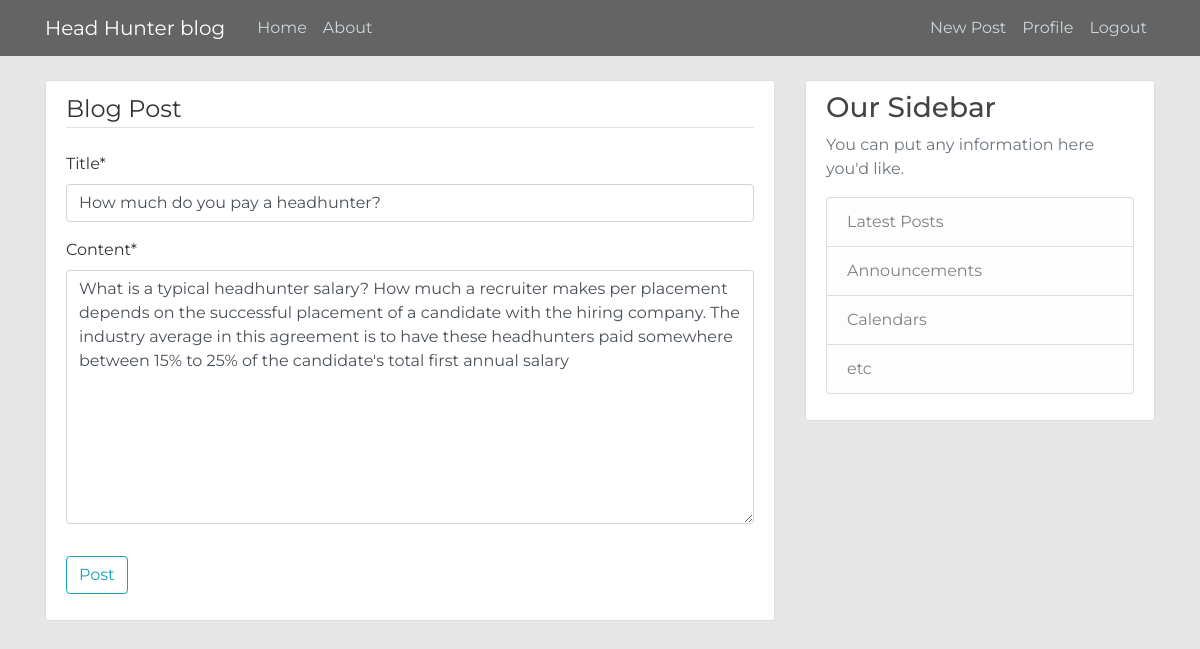
The app's page /post/4/update/ (signed in) with its own data.
### blog/models.py (models this page shows, shortened)
class Post(models.Model):
    title = models.CharField(max_length=100)
    content = models.TextField()
    date_posted = models.DateTimeField(default=timezone.now)
    author = models.ForeignKey(User, on_delete=models.CASCADE)

### blog/views.py (the view, shortened to what this page needs)
# urls.py: path('post/<int:pk>/update/', PostUpdateView.as_view(), name='post-update'),
class PostUpdateView(LoginRequiredMixin, UserPassesTestMixin, UpdateView):
    model = Post
    fields = ['title', 'content']
    def test_func(self):
        post = self.get_object()
        if self.request.user == post.author:
            return True
        return False

### blog/templates/blog/post_form.html (shortened to what this page needs)
{% extends "blog/base.html" %}
{% load crispy_forms_tags %}
{% block content %}
    <div class="content-section">
        <form method="POST">
            <fieldset class="form-group">
                <legend class="border-bottom mb-4">Blog Post</legend>
                {{ form|crispy }}
            </fieldset>
            <div class="form-group">
                <button class="btn btn-outline-info" type="submit">Post</button>
            </div>
        </form>
    </div>
{% endblock content %}

### blog/static/blog/main.css (style rules this page uses)
body { background: #e6e6e6; color: #333333; margin-top: 5rem; font-family: 'Montserrat'; }
.content-section { background: #ffffff; padding: 10px 20px; border: 1px solid #dddddd; border-radius: 3px; margin-bottom: 20px; }

### records on screen
Post: title "How much do you pay a headhunter?", content "What is a typical headhunter salary? How much a recruiter makes per placement depends on the successful placement of a candidate with the hiring company. The industry average in this agreement is to have these headhunters paid somewhere between 15% to 25% of the candidate's total first annual salary"
